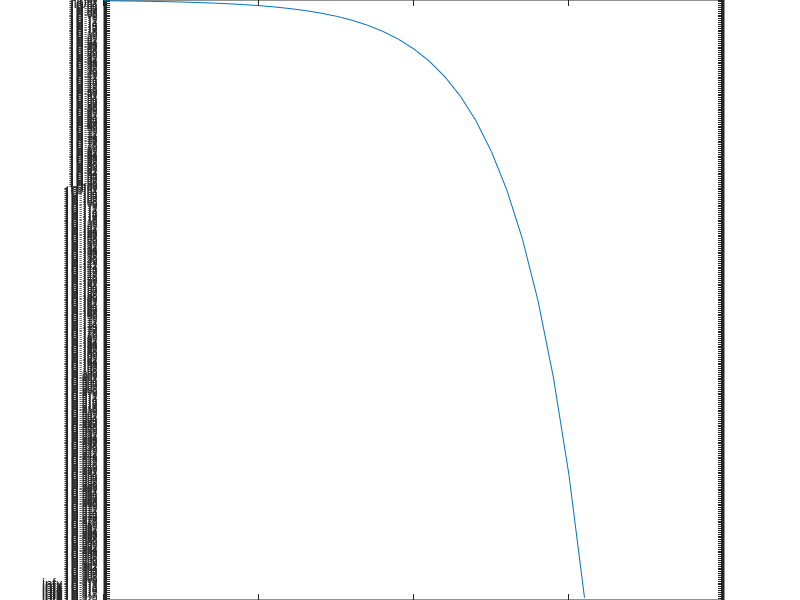

Reproduce this figure in MATLAB.
%AWGN channel

clc;
clear all;
close all;
snr_db = 0:1:40;
M = 4;
snr_lin = 10.^(snr_db/10);
vl = sqrt(2*snr_lin*sin((pi/M)^2));
vl1 = (M-1)*qfunc(vl);
semilogy(snr_db, vl1)

% for p1 = 1:length(snr_db)
%     ps4(p1) = (M-1)*qfunc(sqrt(2*snr_lin(p1)*sin((p1/M)^2)));
% end